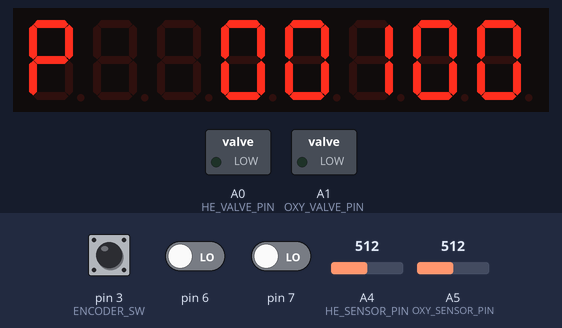
Bench run of a sketch on a simulated Arduino Uno, built with avr-gcc and run on an emulated ATmega328P. Shown: 8-digit seven-segment display, switched loads named in the sketch (green lamp = pin HIGH). The inputs (shaded band) are chosen by the test bench; at power-on: pin 3 (ENCODER_SW) HIGH, pin 6 LOW, pin 7 LOW, A4 (HE_SENSOR_PIN) = 512, A5 (OXY_SENSOR_PIN) = 512.

Above: at 2.2 s.
2.3 s: pin 3 (ENCODER_SW) pulsed LOW 5 times (0.12 s each, 0.3 s apart)
At 2.57 s:
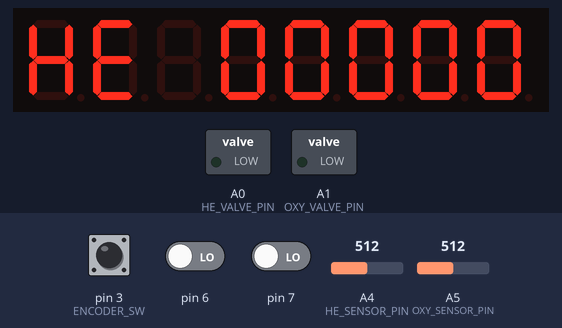
At 4.9 s:
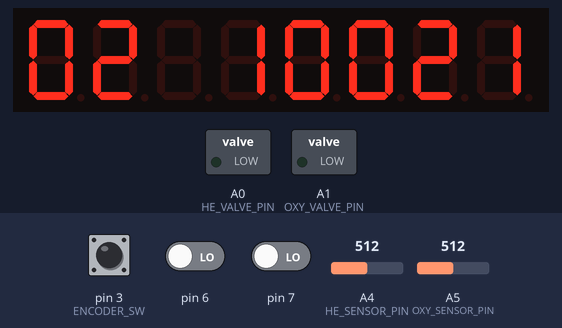
5.3 s: pin 3 (ENCODER_SW) pulsed LOW 2 times (0.12 s each, 0.3 s apart)
At 5.61 s:
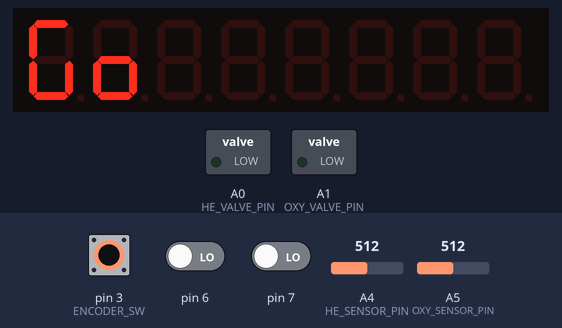
Timing chart, 0 to 8.3 s (numbered marks = the images above; inputs shaded):
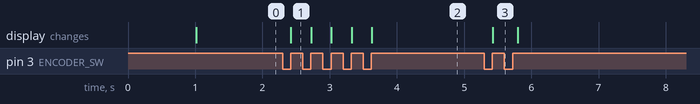

The sketch:

main_controller.ino
```cpp
/*
 Main Control
 This file contains the main control logic uploaded to the Atmega168 for gas blending using the BlenderBrain control
 (c) Mar 28, 2023 Michael Sandbichler
*/
///////////////////////////////////////////////////////////////////
// Pins etc
#include "BasicStructures.hpp"
#include "UI.hpp"
#include "Encoder.hpp"
#include "Sensor.hpp"
#include "Display.hpp"
#include "Setpoint.hpp"

// Define all pins and objects according to the schematic
// given in the 'Hardware' folder
// `* Sensors and Actuators
#define OXY_SENSOR_PIN A5
#define HE_SENSOR_PIN A4
#define HE_VALVE_PIN A0
#define OXY_VALVE_PIN A1

#define RED_LIGHT_PIN A2
#define GREEN_LIGHT_PIN A3

#define DISPLAY_DIN_PIN 9
#define DISPLAY_CS_PIN 8
#define DISPLAY_CLK_PIN 10

#define RESET_BUTTON_PIN 0

//* Encoders
#define ENCODER_CLK 6
#define ENCODER_DT 7
#define ENCODER_SW 3

enum ErrorCode {
  //! Exit codes for different errors
  ImpossibleMix
};

enum MixMode{
  //! For Nitrox and Heliox only one valve is on, for Trimix both valves inject gas
  Nitrox,
  Heliox,
  Trimix
};

struct MixSetup {
  bool
  updateFromMixMenu(MixMenu settings) {
    pressureBefore = settings.pPrev.value();
    pressureAfter = settings.pPost.value();
    mixBefore = Setpoint(settings.o2Prev.value(), settings.hePrev.value());
    mixAfter = Setpoint(settings.o2Post.value(), settings.hePost.value());
    integralControlMix.oxyPercent_.maximum(40.0);
    return computeRequiredMix();
  }

  bool
  computeRequiredMix() {
    float prevFraction = static_cast<float>(pressureBefore) / pressureAfter;
    float requiredHe = (mixAfter.hePercent_.get() - prevFraction*mixBefore.hePercent_.get())/(1-prevFraction);
    float requiredO2 = (mixAfter.oxyPercent_.get() - prevFraction*mixBefore.oxyPercent_.get())/(1-prevFraction);
    if (requiredO2 > 40 || requiredO2 < 0 || requiredHe < 0 || requiredHe > 100) {
      return false;
    }
    mixRequired = Setpoint(requiredO2, requiredHe);
    mixEstimated = Setpoint(20.95, 0);
    updateIntegralControl();
    prevTime_ = millis();
    return true;
  }

  bool
  updateEstimatedMix(Setpoint measuredMix) {
    if(!integralDebouncer.check()) return false;
    float now = millis();
    float dt = now - prevTime_;
    mixEstimated.setOxyPercent((mixEstimated.oxyPercent_.get()*elapsedTime_ + measuredMix.oxyPercent_.get()*dt)/(elapsedTime_ + dt));
    mixEstimated.setHePercent((mixEstimated.hePercent_.get()*elapsedTime_ + measuredMix.hePercent_.get()*dt)/(elapsedTime_ + dt));
    elapsedTime_ = elapsedTime_ + dt;
    prevTime_ = now;
    return true;
  }

  void
  resetEstimatedMix() {
    mixEstimated = Setpoint(20.95, 0);
    elapsedTime_ = 0;
  }

  bool
  updateIntegralControl() {
    integralControlMix.setOxyPercent(2*mixRequired.oxyPercent_.get() - mixEstimated.oxyPercent_.get());
    integralControlMix.setHePercent(2*mixRequired.hePercent_.get() - mixEstimated.hePercent_.get());
    return true;
  }

  int pressureBefore;
  int pressureAfter;
  Setpoint mixBefore;
  Setpoint mixAfter;
  Setpoint mixRequired;
  Setpoint mixEstimated;
  Debouncer integralDebouncer = Debouncer(500);
  float prevTime_ = 0;
  float elapsedTime_ = 0;

  Setpoint integralControlMix;

};

///////////////////////////////////////////////////////////////////

ButtonEncoder encoder = ButtonEncoder(ENCODER_CLK, ENCODER_DT, ENCODER_SW);
DebouncedButton reset = DebouncedButton(RESET_BUTTON_PIN);

EightDigitDisplay display = EightDigitDisplay(LedControl(DISPLAY_DIN_PIN,DISPLAY_CLK_PIN,DISPLAY_CS_PIN,1));

Sensor oxySensor = Sensor(OXY_SENSOR_PIN, 20.95);
Sensor heSensor = Sensor(HE_SENSOR_PIN, 20.95);

Setpoint measuredMix;

MixMenu mixMenu;
bool mixing = false;
bool goodMix = false;

MixSetup mixSetup;

//////////////////////////////////////////////////////////////////
// Basic microcontroller methods

//TODO rebuild with new objects

void setup() {
  Serial.begin(9600);
  pinMode(OXY_SENSOR_PIN, INPUT);
  pinMode(HE_SENSOR_PIN, INPUT);

  pinMode(OXY_VALVE_PIN, OUTPUT);
  pinMode(HE_VALVE_PIN, OUTPUT);

  pinMode(ENCODER_SW, INPUT_PULLUP);
  pinMode(RESET_BUTTON_PIN, INPUT_PULLUP);

  delay(1000);
  oxySensor.recalibrate(20.95);
  heSensor.recalibrate(20.95);
  measuredMix.displayDebounce_ = Debouncer(50);
}

void loop() {
#ifdef DEBUGMODE
  debugDisplay();
  delay(1000);
#else
  if (reset.pressed()) {
    mixing = false;
    mixMenu.reset();
    display.clear();
    for (int i = 0; i < 5; ++i) {
      display.writeText("SEnS0r  ", 8);
      delay(500);
      display.writeText("CAL1b   ", 8);
      delay(500);
    }
    oxySensor.recalibrate(20.95);
    heSensor.recalibrate(20.95);
    mixSetup.resetEstimatedMix();
  }
  if(mixing) {
    //TODO add display and PI control of valves
    if(!goodMix) {
      display.writeText("Set Err ", 8);
      mixing = false;
      mixMenu.reset();
    }
    mixSetup.integralControlMix.display(display, 0);
    oxySensor.update();
    heSensor.update();
    measuredMix.computeFromSensors(oxySensor, heSensor);
    mixSetup.updateEstimatedMix(measuredMix);
    mixSetup.updateIntegralControl();
    measuredMix.display(display,1);
  } else {
    mixMenu.display(display);
    mixMenu.getActive().value(encoder.read(mixMenu.getActive().value()));

    if (encoder.button_.pressed()) {
      mixing = mixMenu.next();
    }
    if (mixing) {
      goodMix = mixSetup.updateFromMixMenu(mixMenu);
    }
  }
#endif
}
```

BasicStructures.hpp
```cpp
#pragma once

struct ClippedFloat {

  ClippedFloat(float val = 0, float min = 0, float max = 99):
    val_(val),
    min_(min),
    max_(max) {}

  //! Clip a given floating point number to a minimum and maximum value
  static float
  clip(float number, float min, float max) {
    if (number < min) return min;
    if (number > max) return max;
    return number;
  }

  void
  set(float val) {
    val_ = clip(val, min_, max_);
  }

  void
  minimum(float newMin) {
    if(newMin > max_) {
      return *this;
    }
    min_ = newMin;
    set(val_);
  }

  void
  maximum(float newMax) {
    if(newMax < min_) {
      return;
    }
    max_ = newMax;
    set(val_);
  }

  float get() const {
    return val_;
  }

  float val_;
  float min_;
  float max_;
};


/*! The Debouncer object can be used to wait a fixed time after an event
 *  while still continuing with all tasks (i.e. without having to use a
 *  delay() method)
 */
struct Debouncer {
  Debouncer(float delay):
    delay_(delay),
    lastDebounce_(0){}

  //! returns true if the delay has elapsed since the last call
  bool check() {
    if(millis() - lastDebounce_ > delay_) {
      lastDebounce_ = millis();
      return true;
    }
    return false;
  }

  float delay_;
  long lastDebounce_;
};


enum ButtonState{
  Down,
  Up
};

/*! The DebouncedButton makes use of the Debouncer class to
 * stabilize bouncing button pushes
 */
struct DebouncedButton {
  Debouncer debounce_ = Debouncer(0.05);

  DebouncedButton(int pin, long time = 0) :
    pin_(pin),
    currentState_(ButtonState::Up)
  {}

  //! Returns +1 if the button changed from 'Down' to 'Up', -1 if the button changed from
  //! 'Up' to 'Down' and 0 if the state did not change.
  int stateChanged() {
      if(debounce_.check()){
        ButtonState pinState = digitalRead(pin_)? ButtonState::Up : ButtonState::Down;
        if (pinState == ButtonState::Down && currentState_== ButtonState::Up) {
          currentState_ = pinState;
          return 1;
        } else if (pinState == ButtonState::Up && currentState_== ButtonState::Down) {
          currentState_ = pinState;
          return -1;
        } else {
          return 0;
        }
      }
      return 0;
  }

  bool pressed() {
    if (stateChanged() != 0 && currentState_ == ButtonState::Up) {
      return true;
    }
    return false;
  }

  int pin_;
  ButtonState currentState_;
};
```

Display.hpp
```cpp
#pragma once
#include "BasicStructures.hpp"

struct EightDigitDisplay {
  LedControl lc_;

  EightDigitDisplay(LedControl lc) :
    lc_(lc){
      lc_.shutdown(0,false);
      /* Set the brightness to a medium values */
      lc_.setIntensity(0,2);
      /* and clear the display */
      lc_.clearDisplay(0);
  }

  void clear() {
    lc_.clearDisplay(0);
  }

  void writeNumber(int number) {
    // Writes the first eight digits of a given number to the display
    for(int i=0; i<8; ++i) {
      lc_.setDigit(0,i,(number/((int) pow(10,i))) % 10,false);
    }
  }

  void writeText(char* txt, int len) {
    if (len > 8) return;
    //The length of txt must not be larger than 'len' characters and will be displayed at the left
    for(int i = 0; i < len; ++i) {
      if(txt[i]=='t'){
        lc_.setLed(0,7-i,4,true);
        lc_.setLed(0,7-i,5,true);
        lc_.setLed(0,7-i,6,true);
        lc_.setLed(0,7-i,7,true);
      } else if(txt[i]=='S'){
        lc_.setDigit(0,7-i,5,false);
      } else if(txt[i]=='r'){
        lc_.setLed(0,7-i,5,true);
        lc_.setLed(0,7-i,7,true);
      } else if(txt[i]=='G'){
        lc_.setLed(0,7-i,4,true);
        lc_.setLed(0,7-i,5,true);
        lc_.setLed(0,7-i,6,true);
        lc_.setLed(0,7-i,1,true);
        lc_.setLed(0,7-i,3,true);
      } else {
        lc_.setChar(0,7-i,txt[i],false);
      }
    }
  }

  void writeTwoDigits(int number, int pos) {
    //write two digits at position 1,2,3 or 4 of the display |11|22|33|44|
    lc_.setDigit(0,7-2*(pos-1),(number/10) % 10,false);
    lc_.setDigit(0,6-2*(pos-1),number % 10,false);
  }

};
```

Encoder.hpp
```cpp
#pragma once
#include "BasicStructures.hpp"
#include "UI.hpp"
#include "Setpoint.hpp"

enum GasType{
  Helium,
  Oxygen
};


struct ButtonEncoder {
  ButtonEncoder(int clkPin, int dtPin, int buttonPin):
    clk_(clkPin),
    dt_(dtPin),
    state_(0),
    fixed_(false),
    button_(DebouncedButton(buttonPin)){}

  float read(float prev) {
    bool clockVal = digitalRead(clk_);
    bool dataVal = digitalRead(dt_);
    switch (state_) {
        case 0:                         // Idle state, encoder not turning
            if (!clockVal){             // Turn clockwise and CLK goes low first
                state_ = 1;
            } else if (!dataVal) {      // Turn anticlockwise and DT goes low first
                state_ = 4;
            }
            break;
        // Clockwise rotation
        case 1:
            if (!dataVal) {             // Continue clockwise and DT will go low after CLK
                state_ = 2;
            }
            break;
        case 2:
            if (clockVal) {             // Turn further and CLK will go high first
                state_ = 3;
            }
            break;
        case 3:
            if (clockVal && dataVal) {  // Both CLK and DT now high as the encoder completes one step clockwise
                state_ = 0;
                ++prev;
            }
            break;
        // Anticlockwise rotation
        case 4:                         // As for clockwise but with CLK and DT reversed
            if (!clockVal) {
                state_ = 5;
            }
            break;
        case 5:
            if (dataVal) {
                state_ = 6;
            }
            break;
        case 6:
            if (clockVal && dataVal) {
                state_ = 0;
                --prev;
            }
            break;
    }
    return prev;
  }


  void updateSetpoint(Setpoint & sp, GasType gas) {
    float currSp;
    switch(gas) {
      case GasType::Helium:
        currSp = sp.hePercent_.get();
        currSp = read(currSp);
        sp.setHePercent(currSp);
        break;
      case GasType::Oxygen:
        currSp = sp.oxyPercent_.get();
        currSp = read(currSp);
        sp.setOxyPercent(currSp);
        break;
      default:
        return;
    }
  }

  int clk_, dt_;
  bool fixed_;
  unsigned int state_;
  DebouncedButton button_;
};
```

Sensor.hpp
```cpp
#pragma once
#include "BasicStructures.hpp"
#include "UI.hpp"

struct Sensor {
  Sensor(int pin, float calibValue):
    pin_(pin)
    {
      lastValue_ = ClippedFloat(calibValue,0,99);
      calibration_ = calibValue/measureAverage(30);
    }

  void recalibrate(float calibValue) {
      calibration_ = calibValue/measureAverage(30);
  }

  float measureAverage(int num) {
    float output = 0;
    for(int i = 0; i < num; ++i) {
      output += analogRead(pin_);
    }
    return output /(float)num;
  }

  void update() {
    lastValue_.set(measureAverage(150)*calibration_);
  }

  void display(EightDigitDisplay display, int pos) {
    display.writeTwoDigits((int) round(lastValue_.get()), pos);
  }

  int pin_;
  float calibration_;
  ClippedFloat lastValue_;
};
```

Setpoint.hpp
```cpp
#pragma once
#include "BasicStructures.hpp"
#include "Sensor.hpp"

struct Setpoint {
  Debouncer displayDebounce_ = Debouncer(0.1);

  Setpoint(float oxy = 20.95, float he = 0.0) :
    hePercent_(ClippedFloat(he,0,99)),
    oxyPercent_(ClippedFloat(oxy,0,99)){}

  void setHePercent(float newHe) {
    hePercent_.set(newHe);
    oxyPercent_.minimum(20.95*(1-hePercent_.get()/100.));
  }

  void setOxyPercent(float newOxy) {
    oxyPercent_.set(newOxy);
  }

  void computeFromSensors(Sensor oxySensor, Sensor heSensor) {
    oxyPercent_.set(oxySensor.lastValue_.get());
    hePercent_.set(100*(1-heSensor.lastValue_.get()/21)*(1-(oxySensor.lastValue_.get()-heSensor.lastValue_.get())/(100-heSensor.lastValue_.get())));
  }

  float computeHeSensorValue() {
    return 100 - 79.05*(100-oxyPercent_.get())/(100-oxyPercent_.get()-0.2095*hePercent_.get());
  }

  void display(EightDigitDisplay & display, int pos) {
    if(!displayDebounce_.check())return;
    //draw at position 0 or 1 [0000|1111]
    switch(pos){
      case 0:
        display.writeTwoDigits(round(oxyPercent_.get()), 1);
        display.writeTwoDigits(round(hePercent_.get()), 2);
        break;
      case 1:
        display.writeTwoDigits(round(oxyPercent_.get()), 3);
        display.writeTwoDigits(round(hePercent_.get()), 4);
        break;
      default:
        return;
    }
  }
  ClippedFloat hePercent_;
  ClippedFloat oxyPercent_;
};
```

UI.hpp
```cpp
#pragma once
#include "LedControl.h"
#include "BasicStructures.hpp"
#include "Display.hpp"
#include "Encoder.hpp"

// Structure for the user interface
struct SingleOption {
  SingleOption() {
    dispName_ = "";
    value_ = 0;
  }
  SingleOption(char* name, int val):
    dispName_(name),
    value_(val)
    {}

  void show(EightDigitDisplay & display) {
    if(!displayDebounce.check()) return;
    display.clear();
    display.writeText(dispName_, 4);
    if(hasValue_) {
      display.writeTwoDigits(value()/100, 3);
      display.writeTwoDigits(value(),4);
    }
  }

  void value(ClippedFloat newClippedVal) {
    if (hasValue_) {
      value_ = newClippedVal;
    }
  }

  void value(int newVal) {
    value_.set(newVal);
  }

  int value() const {
    int intVal = static_cast<int>(value_.get());
    return intVal;
  }

  char* dispName_;
  ClippedFloat value_;
  Debouncer displayDebounce = Debouncer(50);
  bool hasValue_ = true;
};

struct MixMenu {

  int activeVal_ = 0;
  const int nOptions_ = 7;

  SingleOption pPrev;
  SingleOption pPost;
  SingleOption hePrev;
  SingleOption o2Prev;
  SingleOption hePost;
  SingleOption o2Post;
  SingleOption start;

  void
  setPossibleHeContent() {
    float prevFraction = pPrev.value_.get() / pPost.value_.get();
    hePost.value_.minimum(hePrev.value()*prevFraction);
    hePost.value_.maximum(100*(1-prevFraction) + hePrev.value()*prevFraction);
  }

  void
  setPossibleO2Content() {
    float prevFraction = pPrev.value_.get() / pPost.value_.get();
    float remainingPercent = 1 - hePost.value_.get()/100.0;
    o2Post.value_.minimum((21*(1-prevFraction)+o2Prev.value()*prevFraction)*remainingPercent);
    o2Post.value_.maximum((40/remainingPercent*(1-prevFraction)+o2Prev.value()*prevFraction)*remainingPercent);
  }

  MixMenu() {
    pPrev = SingleOption("P  0", 100);
    pPost = SingleOption("P  1", 225);
    hePrev = SingleOption("HE 0", 0);
    o2Prev = SingleOption("02 0", 21);
    hePost = SingleOption("HE 1", 35);
    o2Post = SingleOption("02 1", 21);
    pPrev.value_.maximum(225);
    pPrev.value_.set(100);
    pPost.value_.maximum(225);
    pPost.value_.set(220);
    o2Post.value_.maximum(40);
    start = SingleOption("Go  ", 0);
    start.hasValue_ = false;
  }

  void
  reset() {
    activeVal_ = 0;
  }

  SingleOption & getActive() {
    switch(activeVal_) {
      case 0:
        return pPrev;
      case 1:
        return hePrev;
      case 2:
        return o2Prev;
      case 3:
        pPost.value_.minimum(pPrev.value());
        return pPost;
      case 4:
        setPossibleHeContent();
        return hePost;
      case 5:
        setPossibleO2Content();
        return o2Post;
      case 6:
        return start;
      default:
        return start;
    }
  }

  bool
  next() {
    activeVal_++;
    if(activeVal_ < nOptions_) {
      return false;
    } else {
      return true;
    }
  }

  void
  display(EightDigitDisplay & disp) {
    getActive().show(disp);
  }

};
```

Measured:
- after the input at 2.3 s, the display: changes after 0.12 s (image 1)
- after the input at 5.3 s, the display: changes after 0.12 s (image 3)
